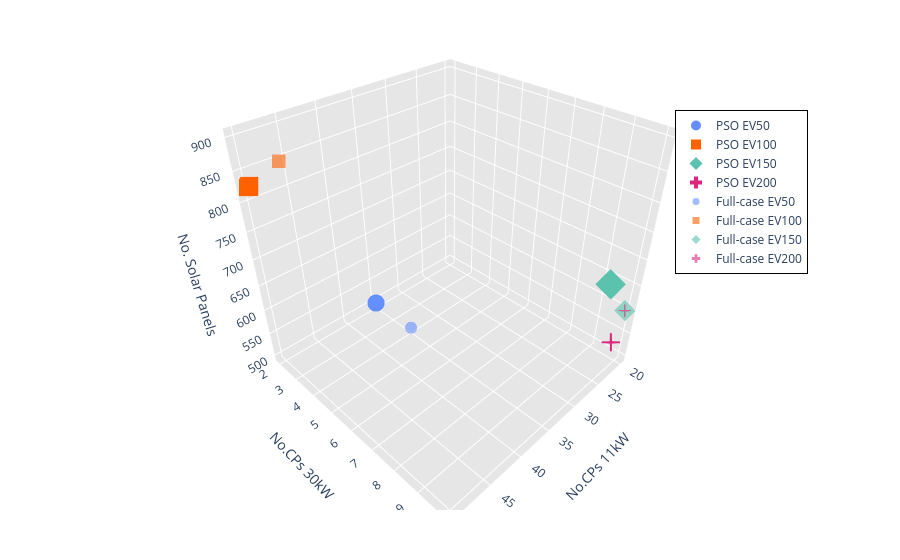

The cell this chart's notebook holds for it:
### Markdown cell above
# Evaluate Embedded Optimization Algorithm

### Code cell
import plotly.graph_objects as go

ev_cases = ["EV50", "EV100", "EV150", "EV200"]
pso_11kW = [35, 50, 25, 22]
pso_30kW = [2, 2, 10, 10]
pso_solar = [500, 827, 690, 548]

manual_11kW = [35, 50, 20, 20]
manual_30kW = [4, 4, 10, 10]
manual_solar = [500, 900, 600, 600]

ev_colors = ['#648FFF', '#FE6100', '#5AC2AD', '#DC267F']
ev_symbols = ['circle', 'square', 'diamond', 'cross']

fig = go.Figure()

for i, ev in enumerate(ev_cases):
    fig.add_trace(go.Scatter3d(
        x=[pso_11kW[i]], y=[pso_30kW[i]], z=[pso_solar[i]],
        mode='markers',
        marker=dict(size=10, color=ev_colors[i], symbol=ev_symbols[i]),
        name=f"PSO {ev}"
    ))

for i, ev in enumerate(ev_cases):
    fig.add_trace(go.Scatter3d(
        x=[manual_11kW[i]], y=[manual_30kW[i]], z=[manual_solar[i]],
        mode='markers',
        marker=dict(size=7, color=ev_colors[i], symbol=ev_symbols[i], opacity=0.6),
        name=f"Full-case {ev}"
    ))

fig.update_layout(
    scene=dict(
        xaxis_title="No.CPs 11kW",
        yaxis_title="No.CPs 30kW",
        zaxis_title="No. Solar Panels",
        xaxis=dict(backgroundcolor="rgb(230, 230, 230)"),
        yaxis=dict(backgroundcolor="rgb(230, 230, 230)"),
        zaxis=dict(backgroundcolor="rgb(230, 230, 230)")
    ),
    margin=dict(l=0, r=0, b=50, t=10),

    legend=dict(
        x=0.75,
        y=0.8,
        bgcolor="rgba(255,255,255,0.7)",
        bordercolor="black",
        borderwidth=1
    )
)

fig.show()

### Figure 1 — Plotly figure (JSON) as saved in the notebook; plotly's stock layout.template omitted (floating-point values rounded to 4 significant figures)
{"data": [{"marker": {"color": "#648FFF", "size": 10, "symbol": "circle"}, "mode": "markers", "name": "PSO EV50", "type": "scatter3d", "x": [35], "y": [2], "z": [500]}, {"marker": {"color": "#FE6100", "size": 10, "symbol": "square"}, "mode": "markers", "name": "PSO EV100", "type": "scatter3d", "x": [50], "y": [2], "z": [827]}, {"marker": {"color": "#5AC2AD", "size": 10, "symbol": "diamond"}, "mode": "markers", "name": "PSO EV150", "type": "scatter3d", "x": [25], "y": [10], "z": [690]}, {"marker": {"color": "#DC267F", "size": 10, "symbol": "cross"}, "mode": "markers", "name": "PSO EV200", "type": "scatter3d", "x": [22], "y": [10], "z": [548]}, {"marker": {"color": "#648FFF", "opacity": 0.6, "size": 7, "symbol": "circle"}, "mode": "markers", "name": "Full-case EV50", "type": "scatter3d", "x": [35], "y": [4], "z": [500]}, {"marker": {"color": "#FE6100", "opacity": 0.6, "size": 7, "symbol": "square"}, "mode": "markers", "name": "Full-case EV100", "type": "scatter3d", "x": [50], "y": [4], "z": [900]}, {"marker": {"color": "#5AC2AD", "opacity": 0.6, "size": 7, "symbol": "diamond"}, "mode": "markers", "name": "Full-case EV150", "type": "scatter3d", "x": [20], "y": [10], "z": [600]}, {"marker": {"color": "#DC267F", "opacity": 0.6, "size": 7, "symbol": "cross"}, "mode": "markers", "name": "Full-case EV200", "type": "scatter3d", "x": [20], "y": [10], "z": [600]}], "layout": {"legend": {"bgcolor": "rgba(255,255,255,0.7)", "bordercolor": "black", "borderwidth": 1, "x": 0.75, "y": 0.8}, "margin": {"b": 50, "l": 0, "r": 0, "t": 10}, "scene": {"xaxis": {"backgroundcolor": "rgb(230, 230, 230)", "title": {"text": "No.CPs 11kW"}}, "yaxis": {"backgroundcolor": "rgb(230, 230, 230)", "title": {"text": "No.CPs 30kW"}}, "zaxis": {"backgroundcolor": "rgb(230, 230, 230)", "title": {"text": "No. Solar Panels"}}}}}
